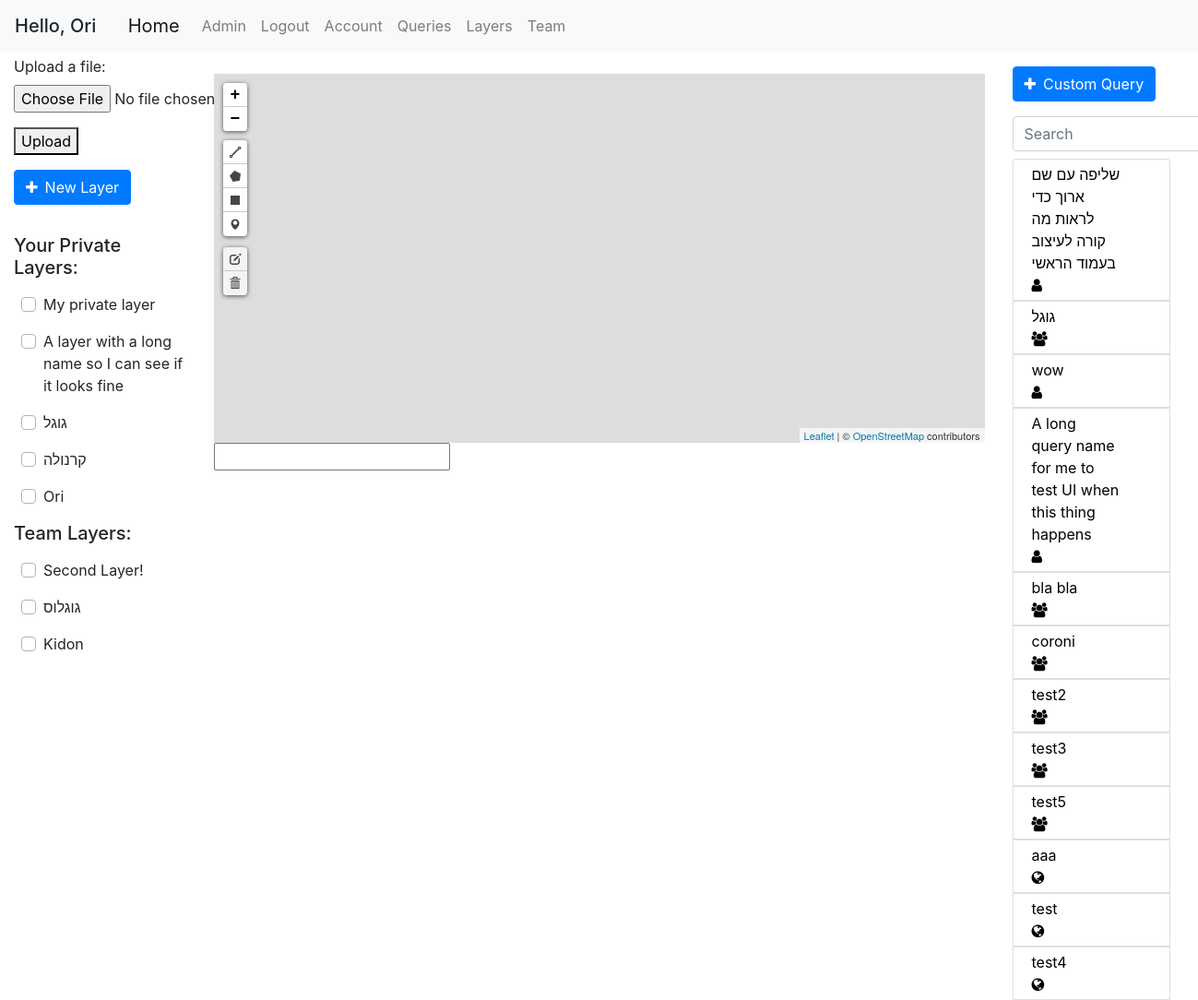
The app's page /home (signed in) with its own data.
### geoportal/models.py (models this page shows, shortened)
class User(db.Model, UserMixin):
    id = db.Column(db.Integer, primary_key=True)
    username = db.Column(db.String(20), unique=True, nullable=False)
    email = db.Column(db.String(120), unique=True, nullable=False)
    first_name = db.Column(db.String(20), nullable=False, default='')
    last_name = db.Column(db.String(20), nullable=False, default='')
    password = db.Column(db.String(60), nullable=False)
    team_id = db.Column(db.Integer, db.ForeignKey('team.id'))
    roles = db.relationship('Role', secondary='user_roles')
    layers = db.relationship('Layer', backref='user', lazy=True)
    queries = db.relationship('Query', backref='user', lazy=True)
    preferences = db.relationship('UserPreferences', backref='user', lazy=True)
    def has_role(self, role_name):
        for role in self.roles:
            if role.name == role_name:
                return True
        return False

class Layer(db.Model):
    id = db.Column(db.Integer, primary_key=True)
    name = db.Column(db.String(100), nullable=False)
    user_id = db.Column(db.Integer, db.ForeignKey('user.id'), nullable=False)
    default_color = db.Column(db.String(20), default='blue')
    only_user = db.Column(db.Boolean, default=True)
    only_team = db.Column(db.Boolean, default=False)
    public = db.Column(db.Boolean, default=False)
    points = db.relationship('Point', backref='layer', lazy=True)
    polygons = db.relationship('Polygon', backref='layer', lazy=True)

class Query(db.Model):
    id = db.Column(db.Integer, primary_key=True)
    user_id = db.Column(db.Integer, db.ForeignKey('user.id'), nullable=False, default=0)
    query_name = db.Column(db.String(120))
    db_name = db.Column(db.String(20))
    date_uploaded = db.Column(db.DateTime, nullable=False, default=datetime.datetime.now)
    last_update_time = db.Column(db.DateTime, nullable=False, default=datetime.datetime.now)
    query_text = db.Column(db.Text, nullable=False, default='')
    only_user = db.Column(db.Boolean, default=False)
    only_team = db.Column(db.Boolean, default=False)
    public = db.Column(db.Boolean, default=True)
    parameters = db.relationship('QueryTextParameters', backref='query', lazy=True)

### geoportal/main/views.py (the view)
@main.route('/')
@main.route('/home')
def home():
    return render_template('home.html', queries=get_allowed_queries(), layers=get_allowed_layers(), favorite_layers=get_favorite_layers(), preferences=current_user.preferences[0])

### geoportal/mapping/utils.py (called while the page is built)
def marked_layers_first(layers):
    return sorted(layers, key=lambda layer: UserMarkedLayer.query.filter(and_(UserMarkedLayer.layer_id == layer.id, UserMarkedLayer.user_id == current_user.id)).first() is not None, reverse=True)

def get_allowed_layers():
    if current_user.is_authenticated:
        layers = Layer.query.all()
        authorized_layers = []
        for layer in layers:
            if (layer.only_team and User.query.get(layer.user_id).team_id == current_user.team_id) or layer.user_id == current_user.id:
                authorized_layers.append(layer)
        layers = authorized_layers
        layers = marked_layers_first(layers)
    else:
        layers = []
    return layers

def get_favorite_layers():
    if current_user.is_authenticated:
        marked_layers = db.session.query(UserMarkedLayer.layer_id).filter_by(user_id=current_user.id).all()
        return [layer[0] for layer in marked_layers]
    return []

### geoportal/models.py (called while the page is built)
@login_manager.user_loader
def load_user(user_id):
    return User.query.get(int(user_id))

### geoportal/queries/utils.py (called while the page is built)
def marked_queries_first(queries):
    return sorted(queries, key=lambda query: UserMarkedQuery.query.filter(and_(UserMarkedQuery.query_id == query.id, UserMarkedQuery.user_id == current_user.id)).first() is not None, reverse=True)

def get_allowed_queries():
    if current_user.is_authenticated:
        queries = Query.query.order_by(Query.only_user.desc(), Query.public).all()
        authorized_queries = []
        for query in queries:
            if query.public or (query.only_team and User.query.get(query.user_id).team_id == current_user.team_id) or query.user_id == current_user.id:
                authorized_queries.append(query)
        queries = authorized_queries
        queries = marked_queries_first(queries)
    else:
        queries = Query.query.filter_by(public=True).all()
    return queries

### geoportal/templates/home.html (shortened to what this page needs)
{% extends "base.html" %}
{% block left_sidebar %}
{% if current_user.is_authenticated %}
<form id="geofile-upload">
    <div class="form-group">
        <label for="geofile" class="mt-1">Upload a file:</label>
        <input type="file" id="geofile" name="geofile" accept=".csv, .xlsx">
    </div>
    <button type="submit">Upload</button>
</form>
<button type="button" class="btn btn-primary mb-3 mt-3" data-toggle="modal" data-target="#add-layer">
  <span class="fa fa-plus mr-2"></span>New Layer
</button>
{% endif %}
{% if current_user.is_authenticated %}
    <div class="col pl-0" id="private-layers">
        <h5 class="disply-5 mt-3">Your Private Layers:</h5>
        {% for layer in layers %}
            {% if layer.only_user %}
            <div class="row ml-2 mt-3 custom-control custom-checkbox justify-content-between">
                <label class="custom-control-label" for="checkbox-{{ layer.id }}">{{ layer.name }}</label>
            </div>
            {% endif %}
        {% endfor %}
    </div>
    <div class="col pl-0" id="team-layers">
        <h5 class="disply-5 mt-3">Team Layers:</h5>
        {% for layer in layers %}
            {% if layer.only_team %}
            <div class="row ml-2 mt-3 custom-control custom-checkbox">
                <label class="custom-control-label" for="checkbox-{{ layer.id }}">{{ layer.name }}</label>
            </div>
            {% endif %}
        {% endfor %}
    </div>
{% endif %}
{% endblock left_sidebar %}
{% block content %}
<div id="myMap" class="mt-4"></div>
<input type="text" id="current-point">
{% endblock content %}
{% block right_sidebar %}
<button type="button" class="btn btn-primary mt-3" data-toggle="modal" data-target="#run-query">
  <span class="fa fa-plus mr-2"></span>Custom Query
</button>
<br>
<form class="form-inline my-2 my-lg-0">
    <input class="form-control mr-sm-2 mt-3 mb-2" type="search" placeholder="Search" aria-label="Search" id="queries_search" onkeyup="filterQueries()">
</form>
<div class="col-sm-12 pl-0">
    <div class="list-group">
    {% for query in queries %}
        <button name="query-selector" class="list-group-item pb-1 pt-1" id="{{ query.id }}" style="text-align: justify;">
            <div class="row justify-content-between pr-2">
                <div class="col-sm-10" style="text-align: left">
                    {{ query.query_name }}
                </div>
                <div class="col-sm-1">
                    {% if query.only_user %}
                        <span class="fa fa-user"></span>
                    {% elif query.only_team %}
                        <span class="fa fa-users"></span>
                    {% else %}
                        <span class="fa fa-globe"></span>
                    {% endif %}
                </div>
            </div>
        </button>
    {% endfor %}
    </div>
</div>
{% endblock right_sidebar %}

### geoportal/templates/base.html (shortened to what this page needs)
<!DOCTYPE html>
<html lang="en">
<head>
    <link rel="stylesheet" href="/static/css/bootstrap/bootstrap.min.css"/>
    <link rel="stylesheet" href="/static/css/style.css"/>
    <link rel="stylesheet" href="/static/css/leaflet/leaflet.css"/>
    <link rel="stylesheet" href="/static/css/leaflet/leaflet.draw.css"/>
    <link rel="stylesheet" href="/static/css/jquery/jquery.dataTables.min.css">
    <link rel="stylesheet" href="https://cdnjs.cloudflare.com/ajax/libs/font-awesome/4.7.0/css/font-awesome.min.css">
    <link rel="stylesheet" href="/static/css/utils/pretty-checkbox.min.css">
    <link rel="stylesheet" href="/static/css/leaflet/leaflet.contextmenu.css">
</head>
<body>
    <header class="site-header">
        <nav class="navbar navbar-expand-lg navbar-fixed-top navbar-light bg-light">
            {% if current_user.is_authenticated %}
            <h5 class="mt-2">Hello, {{ current_user.first_name }}</h5>
            {% endif %}
            <div class="container">
                <a class="navbar-brand" href="{{ url_for('main.home') }}">Home</a>
                <div class="collapse navbar-collapse" id="navbarSupportedContent">
                    <ul class="navbar-nav mr-auto">
                        {% if current_user.is_authenticated %}
                            {% if current_user.has_role('Admin') %}
                                <li class="nav-item"><a class="nav-link" href="/admin">Admin</a></li>
                            {% endif %}
                            <li class="nav-item"><a class="nav-link" href="{{ url_for('users.logout') }}">Logout</a></li>
                            <li class="nav-item"><a class="nav-link" href="{{ url_for('users.account') }}">Account</a></li>
                            <li class="nav-item"><a class="nav-link" href="{{ url_for('queries.get_queries') }}">Queries</a></li>
                            <li class="nav-item"><a class="nav-link" href="{{ url_for('mapping.get_layers') }}">Layers</a></li>
                            {% if current_user.team_id %}
                                <li class="nav-item"><a class="nav-link" href="{{ url_for('users.team') }}">Team</a></li>
                            {% else %}
                                <li class="nav-item"><a class="nav-link" href="{{ url_for('users.new_team') }}">Create Team</a></li>
                            {% endif %}
                        {% else %}
                            <li class="nav-item"><a class="nav-link" href="{{ url_for('users.login') }}">Login</a></li>
                            <li class="nav-item"><a class="nav-link" href="{{ url_for('users.register') }}">Register</a></li>
                        {% endif %}
                    </ul>
                </div>
            </div>
        </nav>
    </header>
    <div class="container-fluid" id="content">
        <div class="row">
            <div class="col-md-3 col-lg-2 sidebar">
                {% block left_sidebar %}{% endblock %}
            </div>
            <div class="col-md-6 col-lg-8 main">
                {% block content %}{% endblock %}
            </div>
            <div class="col-md-3 col-lg-2 sidebar" id="right-sidebar">
                {% block right_sidebar %}{% endblock %}
            </div>
        </div>
    </div>
</body>
</html>

### geoportal/static/css/style.css (style rules this page uses)
#myMap { height: 400px; }

### geoportal/static/css/leaflet/leaflet.css (style rules this page uses)
.leaflet-container { overflow: hidden; }
.leaflet-container.leaflet-touch-drag { -ms-touch-action: pinch-zoom; touch-action: none; touch-action: pinch-zoom; }
.leaflet-container { -webkit-tap-highlight-color: transparent; }
.leaflet-grab { cursor: -webkit-grab; cursor: -moz-grab; cursor: grab; }
.leaflet-container { background: #ddd; outline: 0; }
.leaflet-container { font: 12px/1.5 "Helvetica Neue", Arial, Helvetica, sans-serif; }

### records on screen
User: first_name "Ori"
Layer: name "My private layer"
Layer: name "A layer with a long name so I can see if it looks fine"
Layer: name "גוגל"
Layer: name "קרנולה"
Layer: name "Ori"
Layer: name "Second Layer!"
Layer: name "גוגלוס"
Layer: name "Kidon"
Query: query_name "שליפה עם שם ארוך כדי לראות מה קורה לעיצוב בעמוד הראשי", only_user True (drawn)
Query: query_name "גוגל", only_user False (drawn)
Query: query_name "wow", only_user True (drawn)
Query: query_name "A long query name for me to test UI when this thing happens", only_user True (drawn)
Query: query_name "bla bla", only_user False (drawn)
Query: query_name "coroni", only_user False (drawn)
Query: query_name "test2", only_user False (drawn)
Query: query_name "test3", only_user False (drawn)
Query: query_name "test5", only_user False (drawn)
Query: query_name "aaa", only_user False (drawn)
Query: query_name "test", only_user False (drawn)
Query: query_name "test4", only_user False (drawn)
